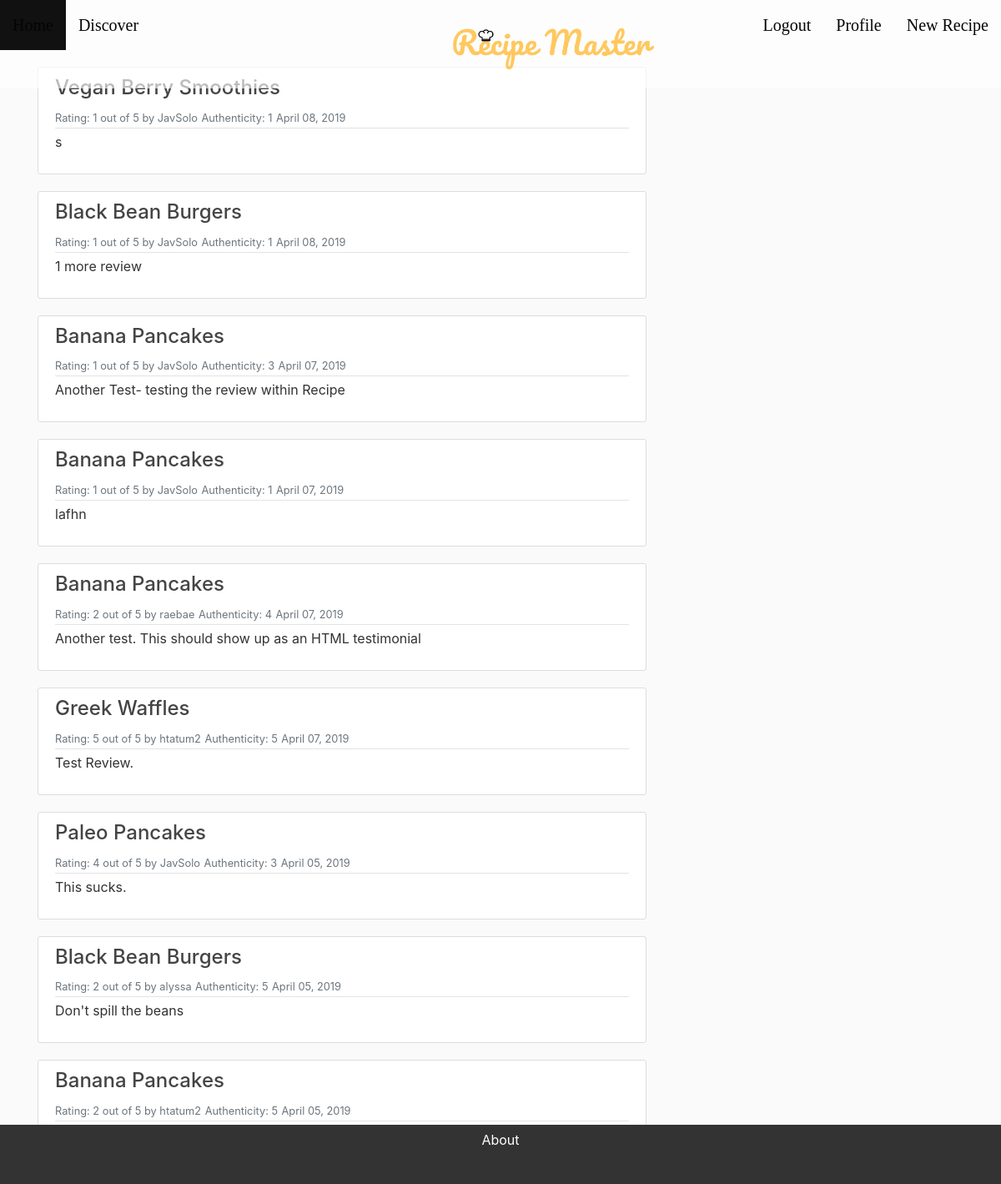
The page /reviews/ (signed in) on the database its author committed.
### master_app/models.py (models this page shows, shortened)
class Review(models.Model):
    review_name = models.CharField(max_length=100, default='')
    RATING_CHOICES = ((1, 1), (2, 2), (3, 3), (4, 4), (5, 5))
    rating = models.PositiveSmallIntegerField('Overall Rating (stars) ', blank=False, default = 3, choices = RATING_CHOICES)
    authenticityRating = models.PositiveSmallIntegerField('Authenticity Rating (stars) ', blank=False, default = 3, choices = RATING_CHOICES)
    comment = models.TextField(blank=True, null=True)
    user = models.ForeignKey(User, default=1, on_delete=models.CASCADE)
    date = models.DateField(default=date.today)
    recipe = models.ForeignKey(Recipe, on_delete=models.CASCADE)

class Recipe(models.Model):
    recipe_name = models.CharField(max_length=100)
    country = models.CharField(max_length=100, default='')
    category_choices = ((1, 'Vegan'), (2, 'Keto'), (3, 'Paleo'), (4, 'Vegetarian'), (5, 'General'))
    category = models.PositiveSmallIntegerField('Category', blank=False, default = 5, choices = category_choices)
    description = models.CharField(max_length=400, default='')
    calories = MinMaxFloat(min_value=0.0, max_value=10000.0, default=0.0)
    meal_PrepTime_Minutes= MinMaxFloat(min_value=5.0, max_value=10000.0)
    image = models.ImageField(default='food_default.jpg', upload_to='recipe_pics')
    image2 = models.ImageField(default='food_default.jpg', upload_to='recipe_pics', blank=True)
    ingredients_list = models.TextField(max_length=1000, default='')
    instructions = models.TextField(max_length=2000, default='')
    date_posted = models.DateTimeField(default=timezone.now)
    recipe_creator = models.ForeignKey(User, on_delete=models.CASCADE)

### master_app/views.py (the view)
# urls.py: path('reviews/', views.review_list, name='review_list'),
def review_list(request):
    latest_review_list = Review.objects.order_by('-date')[:9]
    context = {'latest_review_list': latest_review_list}
    return render(request, 'master_app/review_list.html', context)

### master_app/templates/master_app/review_list.html (shortened to what this page needs)
{% extends "master_app/base.html" %}
{% load crispy_forms_tags %}
{% block content %}
{% if latest_review_list %}
    {% for review in latest_review_list %}
        <article class="media content-section">
          <div class="media-body">
            <div class="article-metadata">
                <h4>{{review.recipe.recipe_name}}</h4>
                <small class="text-muted">Rating: {{ review.rating}} out of 5 by {{review.user}}</small>
                <small class="text-muted"> Authenticity: {{ review.authenticityRating}}</small>
                <small class="text-muted">{{ review.date|date:"F d, Y" }}</small>
            </div>
            <p class="article-content">{{ review.comment }}</p>
          </div>
        </article>
    {% endfor %}
</div>
    {% else %}
<p>No reviews are available.</p>
{% endif %}
{% endblock content %}

### master_app/static/master_app/main.css (style rules this page uses)
body { background: #fafafa; color: #333333; margin-top: 5rem; }
h1, h2, h3, h4, h5, h6 { color: #444444; }
.content-section { background: #ffffff; padding: 10px 20px; border: 1px solid #dddddd; border-radius: 3px; margin-bottom: 20px; }
.article-content { white-space: pre-line; }
.article-metadata { padding-bottom: 1px; margin-bottom: 4px; border-bottom: 1px solid #e3e3e3 }

### rows shown on the page
Review: recipe.recipe_name "Vegan Berry Smoothies", rating "1", user "JavSolo", authenticityRating "1", date "April 08, 2019", comment "s"
Review: recipe.recipe_name "Black Bean Burgers", rating "1", user "JavSolo", authenticityRating "1", date "April 08, 2019", comment "1 more review"
Review: recipe.recipe_name "Banana Pancakes", rating "1", user "JavSolo", authenticityRating "3", date "April 07, 2019", comment "Another Test- testing the review within Recipe"
Review: recipe.recipe_name "Banana Pancakes", rating "1", user "JavSolo", authenticityRating "1", date "April 07, 2019", comment "lafhn"
Review: recipe.recipe_name "Banana Pancakes", rating "2", user "raebae", authenticityRating "4", date "April 07, 2019", comment "Another test. This should show up as an HTML testimonial"
Review: recipe.recipe_name "Greek Waffles", rating "5", user "htatum2", authenticityRating "5", date "April 07, 2019", comment "Test Review."
Review: recipe.recipe_name "Paleo Pancakes", rating "4", user "JavSolo", authenticityRating "3", date "April 05, 2019", comment "This sucks."
Review: recipe.recipe_name "Black Bean Burgers", rating "2", user "alyssa", authenticityRating "5", date "April 05, 2019", comment "Don't spill the beans"
Review: recipe.recipe_name "Banana Pancakes", rating "2", user "htatum2", authenticityRating "5", date "April 05, 2019"
